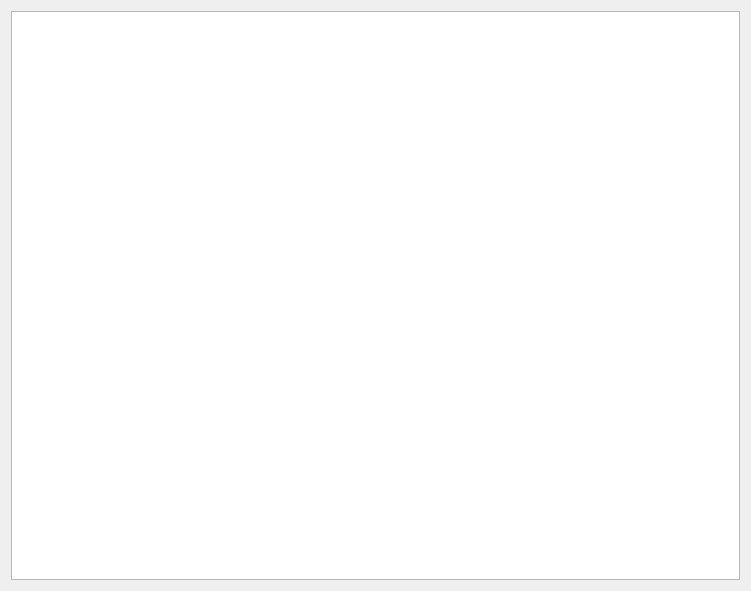
<?xml version="1.0" encoding="UTF-8"?>
<ui version="4.0">
 <class>Info</class>
 <widget class="QWidget" name="Info">
  <property name="geometry">
   <rect>
    <x>0</x>
    <y>0</y>
    <width>751</width>
    <height>591</height>
   </rect>
  </property>
  <property name="windowTitle">
   <string>Form</string>
  </property>
  <layout class="QVBoxLayout" name="verticalLayout">
   <item>
    <layout class="QHBoxLayout" name="horizontalLayout_3">
     <item>
      <layout class="QHBoxLayout" name="horizontalLayout"/>
     </item>
    </layout>
   </item>
   <item>
    <widget class="QTableWidget" name="tableWidget"/>
   </item>
   <item>
    <layout class="QHBoxLayout" name="horizontalLayout_10"/>
   </item>
  </layout>
 </widget>
 <resources/>
 <connections/>
</ui>
